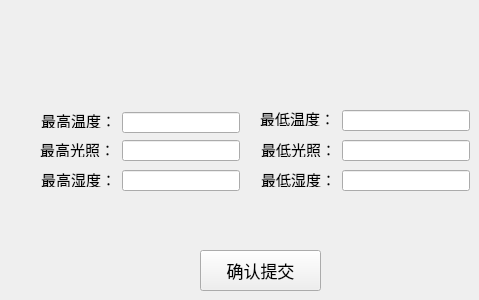
   <widget class="QWidget" name="page_3">
    <widget class="QPushButton" name="setdataButton">
     <property name="geometry">
      <rect>
       <x>200</x>
       <y>250</y>
       <width>121</width>
       <height>41</height>
      </rect>
     </property>
     <property name="minimumSize">
      <size>
       <width>121</width>
       <height>41</height>
      </size>
     </property>
     <property name="maximumSize">
      <size>
       <width>121</width>
       <height>41</height>
      </size>
     </property>
     <property name="font">
      <font>
       <pointsize>13</pointsize>
      </font>
     </property>
     <property name="text">
      <string>确认提交</string>
     </property>
    </widget>
    <widget class="QLabel" name="label_15">
     <property name="geometry">
      <rect>
       <x>261</x>
       <y>171</y>
       <width>75</width>
       <height>16</height>
      </rect>
     </property>
     <property name="minimumSize">
      <size>
       <width>75</width>
       <height>16</height>
      </size>
     </property>
     <property name="maximumSize">
      <size>
       <width>75</width>
       <height>16</height>
      </size>
     </property>
     <property name="font">
      <font>
       <pointsize>11</pointsize>
      </font>
     </property>
     <property name="text">
      <string>最低湿度：</string>
     </property>
    </widget>
    <widget class="QLineEdit" name="lhumEdit">
     <property name="geometry">
      <rect>
       <x>342</x>
       <y>170</y>
       <width>128</width>
       <height>21</height>
      </rect>
     </property>
     <property name="minimumSize">
      <size>
       <width>128</width>
       <height>21</height>
      </size>
     </property>
     <property name="maximumSize">
      <size>
       <width>128</width>
       <height>21</height>
      </size>
     </property>
     <property name="font">
      <font>
       <pointsize>11</pointsize>
      </font>
     </property>
    </widget>
    <widget class="QLabel" name="label_16">
     <property name="geometry">
      <rect>
       <x>40</x>
       <y>141</y>
       <width>75</width>
       <height>16</height>
      </rect>
     </property>
     <property name="minimumSize">
      <size>
       <width>75</width>
       <height>16</height>
      </size>
     </property>
     <property name="maximumSize">
      <size>
       <width>75</width>
       <height>16</height>
      </size>
     </property>
     <property name="font">
      <font>
       <pointsize>11</pointsize>
      </font>
     </property>
     <property name="text">
      <string>最高光照：</string>
     </property>
    </widget>
    <widget class="QLineEdit" name="hlightEdit">
     <property name="geometry">
      <rect>
       <x>122</x>
       <y>140</y>
       <width>118</width>
       <height>21</height>
      </rect>
     </property>
     <property name="minimumSize">
      <size>
       <width>118</width>
       <height>21</height>
      </size>
     </property>
     <property name="maximumSize">
      <size>
       <width>118</width>
       <height>21</height>
      </size>
     </property>
     <property name="font">
      <font>
       <pointsize>11</pointsize>
      </font>
     </property>
    </widget>
    <widget class="QLabel" name="label_17">
     <property name="geometry">
      <rect>
       <x>261</x>
       <y>141</y>
       <width>75</width>
       <height>16</height>
      </rect>
     </property>
     <property name="minimumSize">
      <size>
       <width>75</width>
       <height>16</height>
      </size>
     </property>
     <property name="maximumSize">
      <size>
       <width>75</width>
       <height>16</height>
      </size>
     </property>
     <property name="font">
      <font>
       <pointsize>11</pointsize>
      </font>
     </property>
     <property name="text">
      <string>最低光照：</string>
     </property>
    </widget>
    <widget class="QLineEdit" name="llightlineEdit">
     <property name="geometry">
      <rect>
       <x>342</x>
       <y>140</y>
       <width>128</width>
       <height>21</height>
      </rect>
     </property>
     <property name="minimumSize">
      <size>
       <width>128</width>
       <height>21</height>
      </size>
     </property>
     <property name="maximumSize">
      <size>
       <width>128</width>
       <height>21</height>
      </size>
     </property>
     <property name="font">
      <font>
       <pointsize>11</pointsize>
      </font>
     </property>
    </widget>
    <widget class="QLabel" name="label_12">
     <property name="geometry">
      <rect>
       <x>41</x>
       <y>112</y>
       <width>75</width>
       <height>16</height>
      </rect>
     </property>
     <property name="minimumSize">
      <size>
       <width>75</width>
       <height>16</height>
      </size>
     </property>
     <property name="maximumSize">
      <size>
       <width>75</width>
       <height>16</height>
      </size>
     </property>
     <property name="font">
      <font>
       <pointsize>11</pointsize>
      </font>
     </property>
     <property name="text">
      <string>最高温度：</string>
     </property>
    </widget>
    <widget class="QLineEdit" name="htempEdit">
     <property name="geometry">
      <rect>
       <x>122</x>
       <y>112</y>
       <width>118</width>
       <height>21</height>
      </rect>
     </property>
     <property name="minimumSize">
      <size>
       <width>118</width>
       <height>21</height>
      </size>
     </property>
     <property name="maximumSize">
      <size>
       <width>118</width>
       <height>21</height>
      </size>
     </property>
     <property name="font">
      <font>
       <pointsize>11</pointsize>
      </font>
     </property>
    </widget>
    <widget class="QLabel" name="label_13">
     <property name="geometry">
      <rect>
       <x>260</x>
       <y>110</y>
       <width>75</width>
       <height>16</height>
      </rect>
     </property>
     <property name="minimumSize">
      <size>
       <width>75</width>
       <height>16</height>
      </size>
     </property>
     <property name="maximumSize">
      <size>
       <width>75</width>
       <height>16</height>
      </size>
     </property>
     <property name="font">
      <font>
       <pointsize>11</pointsize>
      </font>
     </property>
     <property name="text">
      <string>最低温度：</string>
     </property>
    </widget>
    <widget class="QLineEdit" name="ltempEdit">
     <property name="geometry">
      <rect>
       <x>342</x>
       <y>110</y>
       <width>128</width>
       <height>21</height>
      </rect>
     </property>
     <property name="minimumSize">
      <size>
       <width>128</width>
       <height>21</height>
      </size>
     </property>
     <property name="maximumSize">
      <size>
       <width>128</width>
       <height>21</height>
      </size>
     </property>
     <property name="font">
      <font>
       <pointsize>11</pointsize>
      </font>
     </property>
    </widget>
    <widget class="QLabel" name="label_14">
     <property name="geometry">
      <rect>
       <x>41</x>
       <y>171</y>
       <width>75</width>
       <height>16</height>
      </rect>
     </property>
     <property name="minimumSize">
      <size>
       <width>75</width>
       <height>16</height>
      </size>
     </property>
     <property name="maximumSize">
      <size>
       <width>75</width>
       <height>16</height>
      </size>
     </property>
     <property name="font">
      <font>
       <pointsize>11</pointsize>
      </font>
     </property>
     <property name="text">
      <string>最高湿度：</string>
     </property>
    </widget>
    <widget class="QLineEdit" name="hhumEdit">
     <property name="geometry">
      <rect>
       <x>122</x>
       <y>170</y>
       <width>118</width>
       <height>21</height>
      </rect>
     </property>
     <property name="minimumSize">
      <size>
       <width>118</width>
       <height>21</height>
      </size>
     </property>
     <property name="maximumSize">
      <size>
       <width>118</width>
       <height>21</height>
      </size>
     </property>
     <property name="font">
      <font>
       <pointsize>11</pointsize>
      </font>
     </property>
    </widget>
   </widget>
